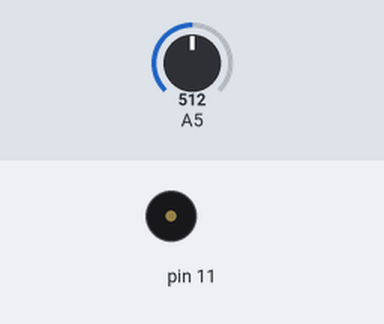
The sketch below on a simulated Arduino Uno, built with avr-gcc and run on an emulated ATmega328P. Parts: buzzer (waves = sounding). The inputs (shaded band) are chosen by the test bench; at power-on: A5 = 512. What the sketch prints to the serial monitor is not drawn.

Above: at 2.3 s.
2.4 s: A5 set to 122
At 3.22 s:
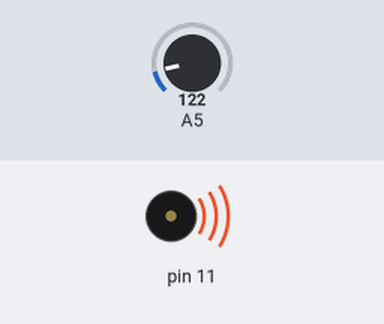
5.9 s: A5 set to 0
At 6.9 s:
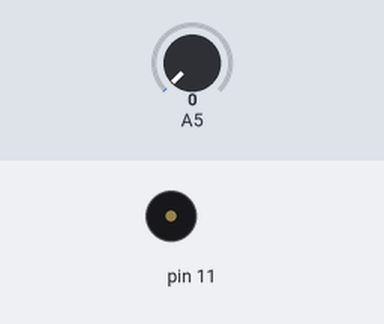
Timing chart, 0 to 8.9 s (numbered marks = the images above; inputs shaded):
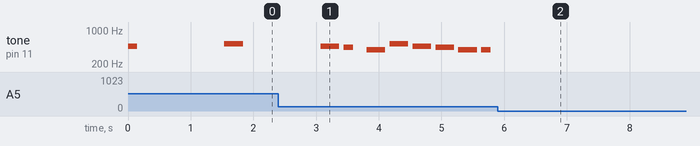

The sketch:

mini-piano.ino
```cpp
#include "pitches.h"
#define ACTIVATED LOW


const int PIEZO = 11;   //  Phase transition/transfer pin
const int LED = 13;


void setup()
{
  Serial.begin(9600);

}


// notes in the melody:
int melody[] = {
  NOTE_AS4, NOTE_C5, NOTE_AS4, NOTE_A4, NOTE_G4,  NOTE_C5, NOTE_AS4, NOTE_A4, NOTE_G4, NOTE_G4, NOTE_F4, 0, 0,
  NOTE_DS4, NOTE_DS4, NOTE_F4, NOTE_D4, 0, 0, 0, NOTE_D4, NOTE_D4, NOTE_D4, NOTE_D4, NOTE_D5, NOTE_D5,
  NOTE_G3, NOTE_AS3, NOTE_C4, NOTE_G3, NOTE_G3, NOTE_AS3, NOTE_AS4, NOTE_A4, NOTE_A4, NOTE_A4, NOTE_AS4, NOTE_AS4,
  NOTE_G3, NOTE_AS3, NOTE_C4, NOTE_G3, NOTE_G3, NOTE_AS3,


  NOTE_AS4, NOTE_C5, NOTE_AS4, NOTE_A4, NOTE_G4,  NOTE_C5, NOTE_AS4, NOTE_A4, NOTE_G4, NOTE_G4, NOTE_F4, 0, 0,
  NOTE_DS4, NOTE_DS4, NOTE_F4, NOTE_D4, NOTE_G3, NOTE_AS3, NOTE_C4, NOTE_F3, NOTE_AS3, NOTE_A3, NOTE_F3,
  NOTE_D4, NOTE_D4, NOTE_D4, NOTE_D5, NOTE_D5,
  NOTE_G3, NOTE_AS3, NOTE_C4, NOTE_F3, NOTE_AS3, NOTE_G3, NOTE_AS4, NOTE_A4, NOTE_A4, NOTE_A4, NOTE_AS4, NOTE_AS4,
};

// note durations: 4 = quarter note, 8 = eighth note, etc.:
int noteDurations[] = {

  4.5, 2.25, 2.25, 4.5, 2.25, 2.25, 2.25, 2.25, 2.25, 4.5, 3, 9, 4.5,
  4.5, 2.25, 4.5, 2.25, 1.125, 2.25, 4.5, 4.5, 2.25, 4.5, 2.25, 4.5, 2.25,
  4.5, 4.5, 4.5, 2.25, 4.5, 4.5, 4.5, 2.25, 4.5, 2.25, 4.5, 2,
  4.5, 4.5, 4.5, 2.25, 4.5, 4.5,

  4.5, 2.25, 2.25, 4.5, 2.25, 2.25, 2.25, 2.25, 2.25, 4.5, 3, 9, 4.5,
  4.5, 2.25, 4.5, 4.5, 4.5, 4.5, 4.5, 4.5, 3, 3, 4.5,
  2.25, 4.5, 2.25, 4.5, 2.25,
  4.5, 4.5, 4.5, 4.5, 2.25, 4.5, 4.5, 2.25, 4.5, 2.25, 4.5, 2.25,

} ;


void loop()
{
    // put your main code here, to run repeatedly:

    for (int thisNote=0; thisNote <85; thisNote++) {
       int gtquangtro=analogRead(A5);
       Serial.println(gtquangtro);
      int noteDuration = 600 / noteDurations[thisNote];
      tone(11, melody[thisNote], noteDuration);
     // int pauseBetweenNotes = noteDuration * 1.50;
      delay(gtquangtro*3);
      noTone(11);
    }

}
```

pitches.h
```cpp
#define NOTE_B0  31
#define NOTE_C1  33
#define NOTE_CS1 35
#define NOTE_D1  37
#define NOTE_DS1 39
#define NOTE_E1  41
#define NOTE_F1  44
#define NOTE_FS1 46
#define NOTE_G1  49
#define NOTE_GS1 52
#define NOTE_A1  55
#define NOTE_AS1 58
#define NOTE_B1  62
#define NOTE_C2  65
#define NOTE_CS2 69
#define NOTE_D2  73
#define NOTE_DS2 78
#define NOTE_E2  82
#define NOTE_F2  87
#define NOTE_FS2 93
#define NOTE_G2  98
#define NOTE_GS2 104
#define NOTE_A2  110
#define NOTE_AS2 117
#define NOTE_B2  123
#define NOTE_C3  131
#define NOTE_CS3 139
#define NOTE_D3  147
#define NOTE_DS3 156
#define NOTE_E3  165
#define NOTE_F3  175
#define NOTE_FS3 185
#define NOTE_G3  196
#define NOTE_GS3 208
#define NOTE_A3  220
#define NOTE_AS3 233
#define NOTE_B3  247
#define NOTE_C4  262
#define NOTE_CS4 277
#define NOTE_D4  294
#define NOTE_DS4 311
#define NOTE_E4  330
#define NOTE_F4  349
#define NOTE_FS4 370
#define NOTE_G4  392
#define NOTE_GS4 415
#define NOTE_A4  440
#define NOTE_AS4 466
#define NOTE_B4  494
#define NOTE_C5  523
#define NOTE_CS5 554
#define NOTE_D5  587
#define NOTE_DS5 622
#define NOTE_E5  659
#define NOTE_F5  698
#define NOTE_FS5 740
#define NOTE_G5  784
#define NOTE_GS5 831
#define NOTE_A5  880
#define NOTE_AS5 932
#define NOTE_B5  988
#define NOTE_C6  1047
#define NOTE_CS6 1109
#define NOTE_D6  1175
#define NOTE_DS6 1245
#define NOTE_E6  1319
#define NOTE_F6  1397
#define NOTE_FS6 1480
#define NOTE_G6  1568
#define NOTE_GS6 1661
#define NOTE_A6  1760
#define NOTE_AS6 1865
#define NOTE_B6  1976
#define NOTE_C7  2093
#define NOTE_CS7 2217
#define NOTE_D7  2349
#define NOTE_DS7 2489
#define NOTE_E7  2637
#define NOTE_F7  2794
#define NOTE_FS7 2960
#define NOTE_G7  3136
#define NOTE_GS7 3322
#define NOTE_A7  3520
#define NOTE_AS7 3729
#define NOTE_B7  3951
#define NOTE_C8  4186
#define NOTE_CS8 4435
#define NOTE_D8  4699
#define NOTE_DS8 4978
```

Measured:
- after the input at 5.9 s, tone on pin 11: stops changing and stays silent
- by itself, tone on pin 11: plays 466 Hz for 0.30 s, 440 Hz for 0.15 s, 392 Hz for 0.30 s, 523 Hz for 0.30 s, 466 Hz for 0.30 s, 440 Hz for 0.30 s … (8 notes in this stretch)
